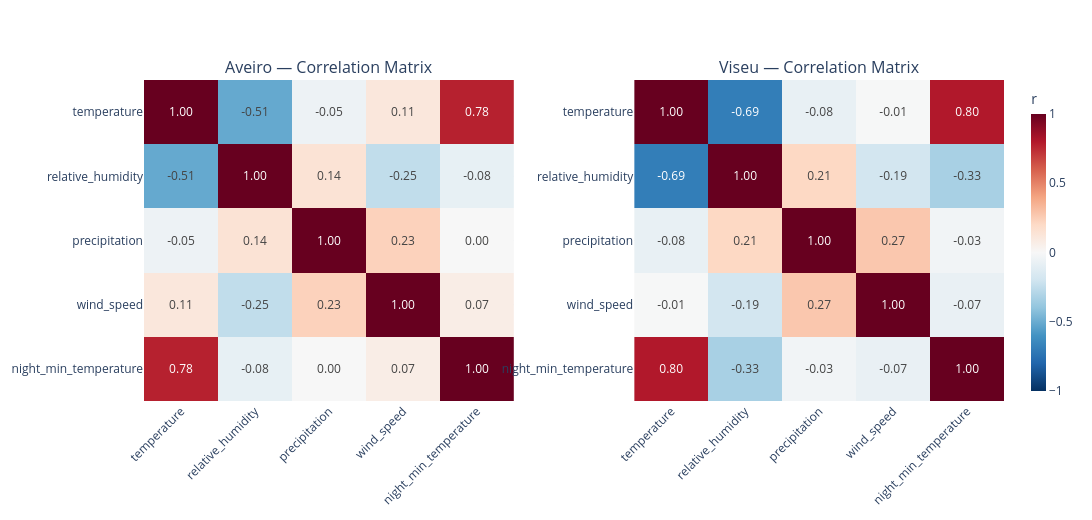

Source (notebook cell):
### Markdown cell above
## 11. Relationships Between Weather Variables

### Code cell
fig = plot_correlation_heatmaps(weather_data, WEATHER_COLUMNS)
fig.show()

### Figure 1 — Plotly figure (JSON) as saved in the notebook; plotly's stock layout.template omitted (floating-point values rounded to 4 significant figures)
{"data": [{"colorscale": [[0, "rgb(5,48,97)"], [0.1, "rgb(33,102,172)"], [0.2, "rgb(67,147,195)"], [0.3, "rgb(146,197,222)"], [0.4, "rgb(209,229,240)"], [0.5, "rgb(247,247,247)"], [0.6, "rgb(253,219,199)"], [0.7, "rgb(244,165,130)"], [0.8, "rgb(214,96,77)"], [0.9, "rgb(178,24,43)"], [1, "rgb(103,0,31)"]], "hovertemplate": "%{y} vs %{x}<br>correlation = %{z:.3f}<extra></extra>", "showscale": false, "texttemplate": "%{z:.2f}", "type": "heatmap", "x": ["temperature", "relative_humidity", "precipitation", "wind_speed", "night_min_temperature"], "xaxis": "x", "y": ["temperature", "relative_humidity", "precipitation", "wind_speed", "night_min_temperature"], "yaxis": "y", "z": [[1.0, -0.5138, -0.05409, 0.1141, 0.7761], [-0.5138, 1.0, 0.1408, -0.2522, -0.08169], [-0.05409, 0.1408, 1.0, 0.2331, -0.0002507], [0.1141, -0.2522, 0.2331, 1.0, 0.07036], [0.7761, -0.08169, -0.0002507, 0.07036, 1.0]], "zmax": 1, "zmid": 0, "zmin": -1}, {"colorbar": {"thickness": 15, "title": {"text": "r"}}, "colorscale": [[0, "rgb(5,48,97)"], [0.1, "rgb(33,102,172)"], [0.2, "rgb(67,147,195)"], [0.3, "rgb(146,197,222)"], [0.4, "rgb(209,229,240)"], [0.5, "rgb(247,247,247)"], [0.6, "rgb(253,219,199)"], [0.7, "rgb(244,165,130)"], [0.8, "rgb(214,96,77)"], [0.9, "rgb(178,24,43)"], [1, "rgb(103,0,31)"]], "hovertemplate": "%{y} vs %{x}<br>correlation = %{z:.3f}<extra></extra>", "showscale": true, "texttemplate": "%{z:.2f}", "type": "heatmap", "x": ["temperature", "relative_humidity", "precipitation", "wind_speed", "night_min_temperature"], "xaxis": "x2", "y": ["temperature", "relative_humidity", "precipitation", "wind_speed", "night_min_temperature"], "yaxis": "y2", "z": [[1.0, -0.6933, -0.07666, -0.005494, 0.8031], [-0.6933, 1.0, 0.2076, -0.189, -0.3291], [-0.07666, 0.2076, 1.0, 0.2724, -0.02994], [-0.005494, -0.189, 0.2724, 1.0, -0.07445], [0.8031, -0.3291, -0.02994, -0.07445, 1.0]], "zmax": 1, "zmid": 0, "zmin": -1}], "layout": {"annotations": [{"font": {"size": 16}, "showarrow": false, "text": "Aveiro — Correlation Matrix", "x": 0.215, "xanchor": "center", "xref": "paper", "y": 1, "yanchor": "bottom", "yref": "paper"}, {"font": {"size": 16}, "showarrow": false, "text": "Viseu — Correlation Matrix", "x": 0.785, "xanchor": "center", "xref": "paper", "y": 1, "yanchor": "bottom", "yref": "paper"}], "height": 520, "margin": {"b": 40, "l": 40, "r": 40, "t": 80}, "width": 1120, "xaxis": {"anchor": "y", "domain": [0, 0.43], "tickangle": -45}, "xaxis2": {"anchor": "y2", "domain": [0.57, 1], "tickangle": -45}, "yaxis": {"anchor": "x", "autorange": "reversed", "domain": [0, 1]}, "yaxis2": {"anchor": "x2", "autorange": "reversed", "domain": [0, 1]}}}
